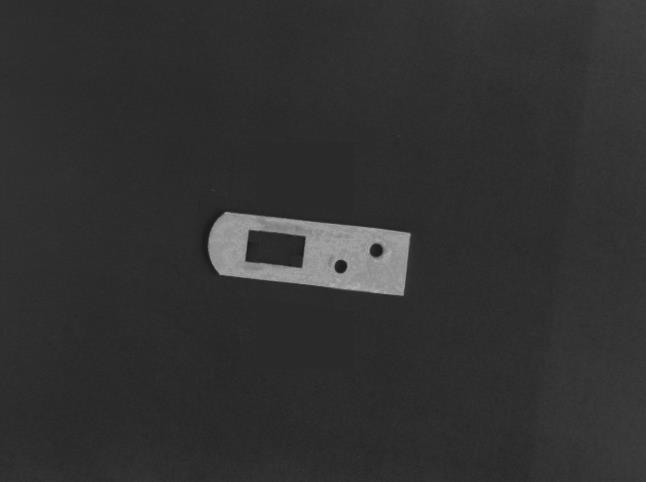
//> input picture 2020-11-13/1.jpg, 646 x 482 px
$ ./exp_1   (built with g++ and OpenCV 4)
//> lines starting //> are read from the running program, lines starting //| are printed output that depends on the picture; after the words box and inside, x2 and y2 are one past the last pixel; in counts of white or black regions, pixels touching at a corner belong together
#include<iostream>
#include<opencv2/opencv.hpp>
using namespace cv;
using namespace std;

int main()
{
	Mat srcMat = imread("1.jpg", 0);
//> srcMat is the input picture: 482 rows x 646 cols, CV_8UC1; min 19, max 183, mean 49.5
	Mat disMat = imread("1.jpg");
	Mat binary;
	Mat binary_not;

	//二值化并反色变换
	threshold(srcMat, binary, 100, 255, THRESH_OTSU);
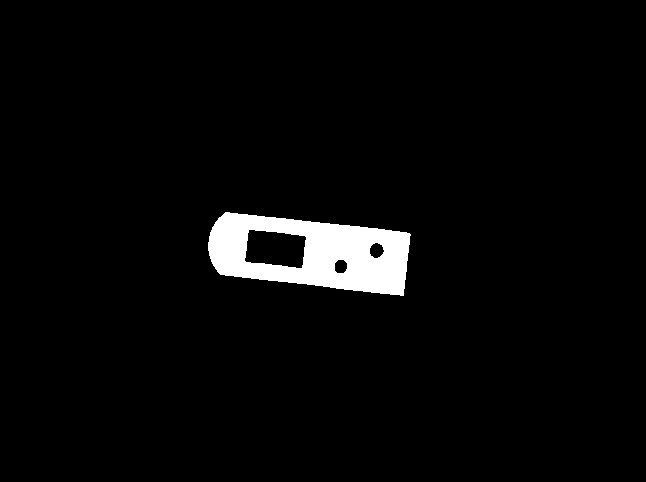
//> binary: 482 rows x 646 cols, CV_8UC1; 3.3% white; 1 white region, box (x1, y1, x2, y2) and area: (208, 212, 411, 296) 10299
	bitwise_not(binary, binary_not);
//> binary_not: 482 rows x 646 cols, CV_8UC1; 96.7% white; 1 black region
	imshow("binary", binary);
	imshow("binary_not", binary_not);

	//通过findContours寻找连通域
	vector<vector<Point>> contours;
	findContours(binary_not, contours, CV_RETR_EXTERNAL, CV_CHAIN_APPROX_NONE);
//> contours = 1 contour; box (x1, y1, x2, y2) and area: (0, 0, 646, 482) 310245
	//绘制轮廓及最小外接四边形
	for (int i = 0; i < contours.size(); i++)
	{
		RotatedRect rbox = minAreaRect(contours[i]);
		float width = (float)rbox.size.width;
		float height = (float)rbox.size.height;
		float area = width * height;
		float ration = width / height;
		if (ration > 0.9 && area > 500)
		{
			drawContours(disMat, contours, i, Scalar(0, 255, 255), 1, 8);
			Point2f vtx[4];
			rbox.points(vtx);
			for (int i = 0; i < 4; ++i)
			{
				line(disMat, vtx[i], vtx[i < 3 ? i + 1 : 0], Scalar(0, 0, 255), 2, CV_AA);
			}
		}
	}
//> this loop made 1 pass
//> (rbox, width, height, area, ration) on pass 1: (centre (322.5, 240.5), size (481, 645), angle -90, 481, 645, 310245, 0.746)
	imshow("disMat", disMat);
	waitKey(0);
	return 0;
}
